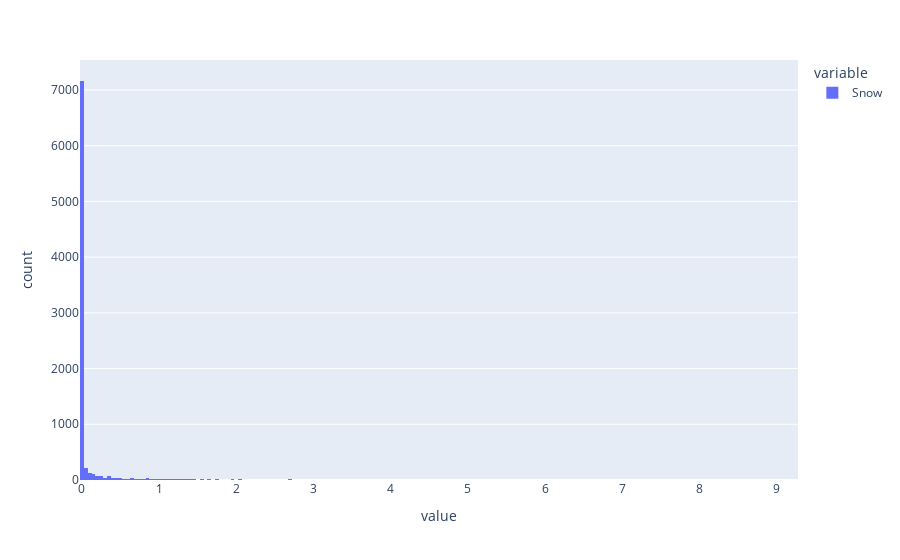

The code cell stored with this chart in its notebook:
### Code cell
px.histogram(data['Snow'])

### Figure 1 — Plotly figure (JSON) as saved in the notebook; plotly's stock layout.template omitted (floating-point values rounded to 4 significant figures; data arrays with more than 128 entries replaced by an {"elided": "..."} marker saying what was removed)
{"data": [{"alignmentgroup": "True", "bingroup": "x", "hovertemplate": "variable=Snow<br>value=%{x}<br>count=%{y}<extra></extra>", "legendgroup": "Snow", "marker": {"color": "#636efa", "pattern": {"shape": ""}}, "name": "Snow", "offsetgroup": "Snow", "orientation": "v", "showlegend": true, "type": "histogram", "x": {"elided": "8645 float values"}, "xaxis": "x", "yaxis": "y"}], "layout": {"barmode": "relative", "legend": {"title": {"text": "variable"}, "tracegroupgap": 0}, "margin": {"t": 60}, "xaxis": {"anchor": "y", "domain": [0, 1], "title": {"text": "value"}}, "yaxis": {"anchor": "x", "domain": [0, 1], "title": {"text": "count"}}}}
